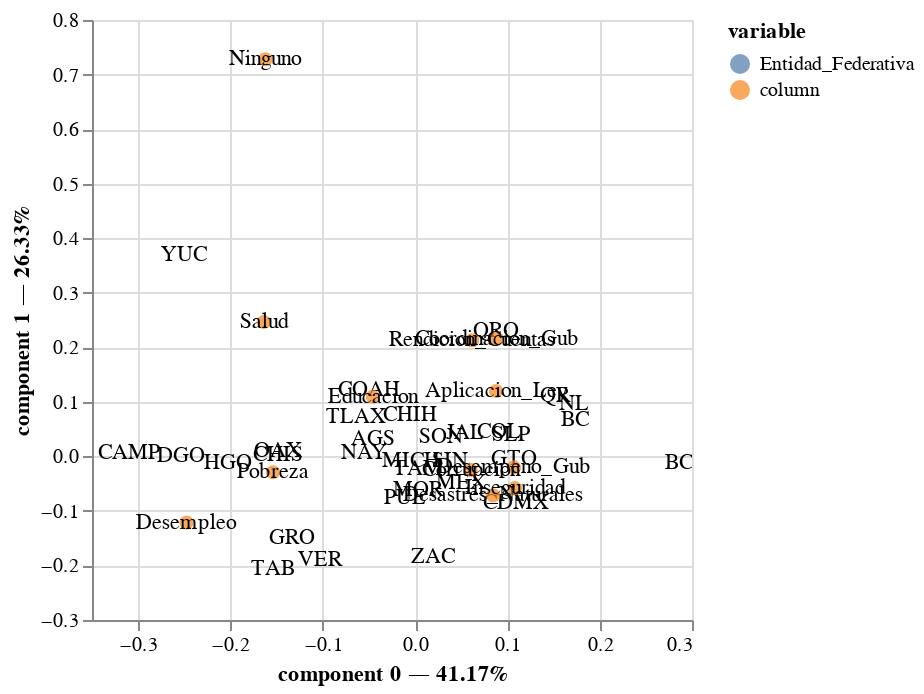

The code cell stored with this chart in its notebook:
### Code cell
ca.plot(contingency_table_main_issues, x_component = 0, y_component = 1, show_row_markers = False,
        show_column_markers = True, show_row_labels = True, show_column_labels = True)

### Figure 1 — Vega specification as saved in the notebook (floating-point values rounded to 4 significant figures)
{"$schema": "https://vega.github.io/schema/vega/v5.json", "data": [{"name": "param_3_store"}, {"name": "source_0", "values": [{"component 0": -0.04588, "component 1": 0.03202, "value": "AGS", "variable": "Entidad_Federativa"}, {"component 0": 0.1729, "component 1": 0.06656, "value": "BC", "variable": "Entidad_Federativa"}, {"component 0": 0.2927, "component 1": -0.01237, "value": "BCS", "variable": "Entidad_Federativa"}, {"component 0": -0.3098, "component 1": 0.006748, "value": "CAMP", "variable": "Entidad_Federativa"}, {"component 0": 0.1098, "component 1": -0.08469, "value": "CDMX", "variable": "Entidad_Federativa"}, {"component 0": -0.005245, "component 1": 0.07537, "value": "CHIH", "variable": "Entidad_Federativa"}, {"component 0": -0.1482, "component 1": 0.002044, "value": "CHIS", "variable": "Entidad_Federativa"}, {"component 0": -0.04947, "component 1": 0.1212, "value": "COAH", "variable": "Entidad_Federativa"}, {"component 0": 0.09139, "component 1": 0.04465, "value": "COL", "variable": "Entidad_Federativa"}, {"component 0": -0.2532, "component 1": 0.001394, "value": "DGO", "variable": "Entidad_Federativa"}, {"component 0": -0.133, "component 1": -0.1498, "value": "GRO", "variable": "Entidad_Federativa"}, {"component 0": 0.1075, "component 1": -0.003981, "value": "GTO", "variable": "Entidad_Federativa"}, {"component 0": -0.2031, "component 1": -0.01254, "value": "HGO", "variable": "Entidad_Federativa"}, {"component 0": 0.05425, "component 1": 0.04216, "value": "JAL", "variable": "Entidad_Federativa"}, {"component 0": 0.04991, "component 1": -0.04888, "value": "MEX", "variable": "Entidad_Federativa"}, {"component 0": -0.004784, "component 1": -0.008558, "value": "MICH", "variable": "Entidad_Federativa"}, {"component 0": 0.003347, "component 1": -0.06171, "value": "MOR", "variable": "Entidad_Federativa"}, {"component 0": -0.05499, "component 1": 0.005596, "value": "NAY", "variable": "Entidad_Federativa"}, {"component 0": 0.1723, "component 1": 0.09545, "value": "NL", "variable": "Entidad_Federativa"}, {"component 0": -0.1486, "component 1": 0.009512, "value": "OAX", "variable": "Entidad_Federativa"}, {"component 0": -0.01053, "component 1": -0.07574, "value": "PUE", "variable": "Entidad_Federativa"}, {"component 0": 0.1511, "component 1": 0.11, "value": "QR", "variable": "Entidad_Federativa"}, {"component 0": 0.0878, "component 1": 0.2302, "value": "QRO", "variable": "Entidad_Federativa"}, {"component 0": 0.03776, "component 1": -0.009322, "value": "SIN", "variable": "Entidad_Federativa"}, {"component 0": 0.1044, "component 1": 0.03997, "value": "SLP", "variable": "Entidad_Federativa"}, {"component 0": 0.02782, "component 1": 0.03628, "value": "SON", "variable": "Entidad_Federativa"}, {"component 0": -0.154, "component 1": -0.2056, "value": "TAB", "variable": "Entidad_Federativa"}, {"component 0": 0.002817, "component 1": -0.02275, "value": "TAM", "variable": "Entidad_Federativa"}, {"component 0": -0.06401, "component 1": 0.07157, "value": "TLAX", "variable": "Entidad_Federativa"}, {"component 0": -0.1028, "component 1": -0.1894, "value": "VER", "variable": "Entidad_Federativa"}, {"component 0": -0.25, "component 1": 0.3691, "value": "YUC", "variable": "Entidad_Federativa"}, {"component 0": 0.01992, "component 1": -0.1849, "value": "ZAC", "variable": "Entidad_Federativa"}]}, {"name": "source_1", "values": [{"component 0": -0.04588, "component 1": 0.03202, "label": "AGS"}, {"component 0": 0.1729, "component 1": 0.06656, "label": "BC"}, {"component 0": 0.2927, "component 1": -0.01237, "label": "BCS"}, {"component 0": -0.3098, "component 1": 0.006748, "label": "CAMP"}, {"component 0": 0.1098, "component 1": -0.08469, "label": "CDMX"}, {"component 0": -0.005245, "component 1": 0.07537, "label": "CHIH"}, {"component 0": -0.1482, "component 1": 0.002044, "label": "CHIS"}, {"component 0": -0.04947, "component 1": 0.1212, "label": "COAH"}, {"component 0": 0.09139, "component 1": 0.04465, "label": "COL"}, {"component 0": -0.2532, "component 1": 0.001394, "label": "DGO"}, {"component 0": -0.133, "component 1": -0.1498, "label": "GRO"}, {"component 0": 0.1075, "component 1": -0.003981, "label": "GTO"}, {"component 0": -0.2031, "component 1": -0.01254, "label": "HGO"}, {"component 0": 0.05425, "component 1": 0.04216, "label": "JAL"}, {"component 0": 0.04991, "component 1": -0.04888, "label": "MEX"}, {"component 0": -0.004784, "component 1": -0.008558, "label": "MICH"}, {"component 0": 0.003347, "component 1": -0.06171, "label": "MOR"}, {"component 0": -0.05499, "component 1": 0.005596, "label": "NAY"}, {"component 0": 0.1723, "component 1": 0.09545, "label": "NL"}, {"component 0": -0.1486, "component 1": 0.009512, "label": "OAX"}, {"component 0": -0.01053, "component 1": -0.07574, "label": "PUE"}, {"component 0": 0.1511, "component 1": 0.11, "label": "QR"}, {"component 0": 0.0878, "component 1": 0.2302, "label": "QRO"}, {"component 0": 0.03776, "component 1": -0.009322, "label": "SIN"}, {"component 0": 0.1044, "component 1": 0.03997, "label": "SLP"}, {"component 0": 0.02782, "component 1": 0.03628, "label": "SON"}, {"component 0": -0.154, "component 1": -0.2056, "label": "TAB"}, {"component 0": 0.002817, "component 1": -0.02275, "label": "TAM"}, {"component 0": -0.06401, "component 1": 0.07157, "label": "TLAX"}, {"component 0": -0.1028, "component 1": -0.1894, "label": "VER"}, {"component 0": -0.25, "component 1": 0.3691, "label": "YUC"}, {"component 0": 0.01992, "component 1": -0.1849, "label": "ZAC"}]}, {"name": "source_2", "values": [{"component 0": 0.1071, "component 1": -0.02019, "value": "Desempeno_Gub", "variable": "column"}, {"component 0": -0.1538, "component 1": -0.02911, "value": "Pobreza", "variable": "column"}, {"component 0": 0.06025, "component 1": -0.02486, "value": "Corrupcion", "variable": "column"}, {"component 0": -0.2477, "component 1": -0.1214, "value": "Desempleo", "variable": "column"}, {"component 0": 0.1081, "component 1": -0.05831, "value": "Inseguridad", "variable": "column"}, {"component 0": 0.08767, "component 1": 0.1199, "value": "Aplicacion_Ley", "variable": "column"}, {"component 0": 0.08461, "component 1": -0.07157, "value": "Desastres_Naturales", "variable": "column"}, {"component 0": -0.04584, "component 1": 0.1093, "value": "Educacion", "variable": "column"}, {"component 0": -0.164, "component 1": 0.2462, "value": "Salud", "variable": "column"}, {"component 0": 0.08872, "component 1": 0.2153, "value": "Coordinacion_Gub", "variable": "column"}, {"component 0": 0.06183, "component 1": 0.2126, "value": "Rendicion_Cuentas", "variable": "column"}, {"component 0": -0.1621, "component 1": 0.728, "value": "Ninguno", "variable": "column"}]}, {"name": "source_3", "values": [{"component 0": 0.1071, "component 1": -0.02019, "label": "Desempeno_Gub"}, {"component 0": -0.1538, "component 1": -0.02911, "label": "Pobreza"}, {"component 0": 0.06025, "component 1": -0.02486, "label": "Corrupcion"}, {"component 0": -0.2477, "component 1": -0.1214, "label": "Desempleo"}, {"component 0": 0.1081, "component 1": -0.05831, "label": "Inseguridad"}, {"component 0": 0.08767, "component 1": 0.1199, "label": "Aplicacion_Ley"}, {"component 0": 0.08461, "component 1": -0.07157, "label": "Desastres_Naturales"}, {"component 0": -0.04584, "component 1": 0.1093, "label": "Educacion"}, {"component 0": -0.164, "component 1": 0.2462, "label": "Salud"}, {"component 0": 0.08872, "component 1": 0.2153, "label": "Coordinacion_Gub"}, {"component 0": 0.06183, "component 1": 0.2126, "label": "Rendicion_Cuentas"}, {"component 0": -0.1621, "component 1": 0.728, "label": "Ninguno"}]}, {"name": "source_0_color_domain_variable_0", "values": [{"variable": "Entidad_Federativa"}]}, {"name": "source_2_color_domain_variable_1", "values": [{"variable": "column"}]}], "signals": [{"name": "unit", "value": {}, "on": [{"events": "pointermove", "update": "isTuple(group()) ? group() : unit"}]}, {"name": "param_3", "update": "vlSelectionResolve(\"param_3_store\", \"union\")"}, {"name": "param_3_component_0", "on": [{"events": [{"source": "view", "type": "dblclick"}], "update": "null"}, {"events": {"signal": "param_3_translate_delta"}, "update": "panLinear(param_3_translate_anchor.extent_x, -param_3_translate_delta.x / width)"}, {"events": {"signal": "param_3_zoom_delta"}, "update": "zoomLinear(domain(\"x\"), param_3_zoom_anchor.x, param_3_zoom_delta)"}]}, {"name": "param_3_component_1", "on": [{"events": [{"source": "view", "type": "dblclick"}], "update": "null"}, {"events": {"signal": "param_3_translate_delta"}, "update": "panLinear(param_3_translate_anchor.extent_y, param_3_translate_delta.y / height)"}, {"events": {"signal": "param_3_zoom_delta"}, "update": "zoomLinear(domain(\"y\"), param_3_zoom_anchor.y, param_3_zoom_delta)"}]}, {"name": "param_3_tuple", "on": [{"events": [{"signal": "param_3_component_0 || param_3_component_1"}], "update": "param_3_component_0 && param_3_component_1 ? {unit: \"view_3\", fields: param_3_tuple_fields, values: [param_3_component_0,param_3_component_1]} : null"}]}, {"name": "param_3_tuple_fields", "value": [{"field": "component 0", "channel": "x", "type": "R"}, {"field": "component 1", "channel": "y", "type": "R"}]}, {"name": "param_3_translate_anchor", "value": {}, "on": [{"events": [{"source": "scope", "type": "pointerdown"}], "update": "{x: x(unit), y: y(unit), extent_x: domain(\"x\"), extent_y: domain(\"y\")}"}]}, {"name": "param_3_translate_delta", "value": {}, "on": [{"events": [{"source": "window", "between": [{"source": "scope", "type": "pointerdown"}, {"source": "window", "type": "pointerup"}], "type": "pointermove", "consume": true}], "update": "{x: param_3_translate_anchor.x - x(unit), y: param_3_translate_anchor.y - y(unit)}"}]}, {"name": "param_3_zoom_anchor", "on": [{"events": [{"source": "scope", "type": "wheel", "consume": true}], "update": "{x: invert(\"x\", x(unit)), y: invert(\"y\", y(unit))}"}]}, {"name": "param_3_zoom_delta", "on": [{"events": [{"source": "scope", "type": "wheel", "consume": true}], "update": "pow(1.001, event.deltaY * pow(16, event.deltaMode))", "force": true}]}, {"name": "param_3_modify", "on": [{"events": {"signal": "param_3_tuple"}, "update": "modify(\"param_3_store\", param_3_tuple, true)"}]}], "marks": [{"type": "symbol", "name": "view_3_marks", "from": {"data": "source_0"}, "encode": {"update": {"x": {"field": "component 0", "scale": "x"}, "fill": {"field": "variable", "scale": "color"}, "shape": {"value": "circle"}, "opacity": {"value": 0.7}, "tooltip": {"signal": "{\"variable\": isValid(datum[\"variable\"]) ? datum[\"variable\"] : \"\"+datum[\"variable\"], \"value\": isValid(datum[\"value\"]) ? datum[\"value\"] : \"\"+datum[\"value\"], \"component 0\": format(datum[\"component 0\"], \"\"), \"component 1\": format(datum[\"component 1\"], \"\")}"}, "size": {"value": 0}, "y": {"field": "component 1", "scale": "y"}}}, "style": ["circle"], "interactive": true, "clip": true}, {"type": "text", "name": "layer_1_marks", "from": {"data": "source_1"}, "encode": {"update": {"fill": {"value": "black"}, "x": {"field": "component 0", "scale": "x"}, "align": {"value": "center"}, "text": {"signal": "isValid(datum[\"label\"]) ? datum[\"label\"] : \"\"+datum[\"label\"]"}, "y": {"field": "component 1", "scale": "y"}, "baseline": {"value": "middle"}}}, "style": ["text"], "interactive": false, "clip": true}, {"type": "symbol", "name": "layer_2_marks", "from": {"data": "source_2"}, "encode": {"update": {"opacity": {"value": 0.7}, "fill": {"field": "variable", "scale": "color"}, "tooltip": {"signal": "{\"variable\": isValid(datum[\"variable\"]) ? datum[\"variable\"] : \"\"+datum[\"variable\"], \"value\": isValid(datum[\"value\"]) ? datum[\"value\"] : \"\"+datum[\"value\"], \"component 0\": format(datum[\"component 0\"], \"\"), \"component 1\": format(datum[\"component 1\"], \"\")}"}, "shape": {"value": "circle"}, "y": {"field": "component 1", "scale": "y"}, "x": {"field": "component 0", "scale": "x"}, "size": {"value": 50}}}, "style": ["circle"], "clip": true, "interactive": true}, {"type": "text", "name": "layer_3_marks", "from": {"data": "source_3"}, "encode": {"update": {"fill": {"value": "black"}, "text": {"signal": "isValid(datum[\"label\"]) ? datum[\"label\"] : \"\"+datum[\"label\"]"}, "align": {"value": "center"}, "baseline": {"value": "middle"}, "y": {"field": "component 1", "scale": "y"}, "x": {"field": "component 0", "scale": "x"}}}, "style": ["text"], "interactive": false, "clip": true}], "scales": [{"name": "x", "type": "linear", "domain": {"fields": [{"data": "source_0", "field": "component 0"}, {"data": "source_1", "field": "component 0"}, {"data": "source_2", "field": "component 0"}, {"data": "source_3", "field": "component 0"}]}, "range": [0, {"signal": "width"}], "domainRaw": {"signal": "param_3[\"component 0\"]"}, "zero": false, "nice": true}, {"name": "y", "type": "linear", "domain": {"fields": [{"data": "source_0", "field": "component 1"}, {"data": "source_1", "field": "component 1"}, {"data": "source_2", "field": "component 1"}, {"data": "source_3", "field": "component 1"}]}, "range": [{"signal": "height"}, 0], "zero": false, "nice": true, "domainRaw": {"signal": "param_3[\"component 1\"]"}}, {"name": "color", "type": "ordinal", "domain": {"fields": [{"data": "source_0_color_domain_variable_0", "field": "variable"}, {"data": "source_2_color_domain_variable_1", "field": "variable"}], "sort": true}, "range": "category"}], "axes": [{"scale": "x", "tickCount": {"signal": "ceil(width/40)"}, "orient": "bottom", "gridScale": "y", "maxExtent": 0, "aria": false, "domain": false, "grid": true, "minExtent": 0, "labels": false, "ticks": false, "zindex": 0}, {"scale": "y", "orient": "left", "maxExtent": 0, "domain": false, "aria": false, "labels": false, "gridScale": "x", "grid": true, "tickCount": {"signal": "ceil(height/40)"}, "ticks": false, "zindex": 0, "minExtent": 0}, {"scale": "x", "orient": "bottom", "grid": false, "labelOverlap": true, "tickCount": {"signal": "ceil(width/40)"}, "zindex": 0, "title": "component 0 — 41.17%", "labelFlush": true}, {"scale": "y", "zindex": 0, "title": "component 1 — 26.33%", "labelOverlap": true, "tickCount": {"signal": "ceil(height/40)"}, "grid": false, "orient": "left"}], "background": "white", "height": 300, "style": "cell", "legends": [{"fill": "color", "symbolType": "circle", "title": "variable", "encode": {"symbols": {"update": {"opacity": {"value": 0.7}}}}}], "padding": 5, "width": 300}
